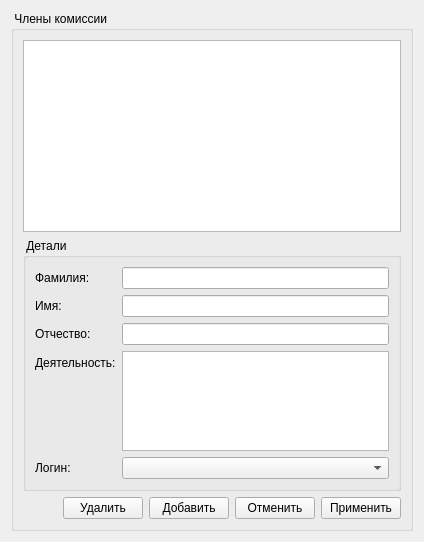
       <widget class="QWidget" name="membersPage">
        <layout class="QHBoxLayout" name="horizontalLayout_9">
         <item>
          <widget class="QGroupBox" name="groupBox_3">
           <property name="title">
            <string> Члены комиссии </string>
           </property>
           <layout class="QVBoxLayout" name="verticalLayout_7">
            <item>
             <widget class="QTableView" name="membersTableView"/>
            </item>
            <item>
             <widget class="QGroupBox" name="groupBox_4">
              <property name="title">
               <string> Детали </string>
              </property>
              <layout class="QFormLayout" name="formLayout_2">
               <property name="labelAlignment">
                <set>Qt::AlignLeading|Qt::AlignLeft|Qt::AlignVCenter</set>
               </property>
               <item row="0" column="0">
                <widget class="QLabel" name="label_6">
                 <property name="text">
                  <string>Фамилия:</string>
                 </property>
                </widget>
               </item>
               <item row="0" column="1">
                <widget class="QLineEdit" name="memberSurnameEdit"/>
               </item>
               <item row="1" column="0">
                <widget class="QLabel" name="label_7">
                 <property name="text">
                  <string>Имя:</string>
                 </property>
                </widget>
               </item>
               <item row="1" column="1">
                <widget class="QLineEdit" name="memberNameEdit"/>
               </item>
               <item row="2" column="0">
                <widget class="QLabel" name="label_8">
                 <property name="text">
                  <string>Отчество:</string>
                 </property>
                </widget>
               </item>
               <item row="2" column="1">
                <widget class="QLineEdit" name="memberPatronymicEdit"/>
               </item>
               <item row="3" column="0">
                <widget class="QLabel" name="label_9">
                 <property name="text">
                  <string>Деятельность:</string>
                 </property>
                </widget>
               </item>
               <item row="3" column="1">
                <widget class="QPlainTextEdit" name="memberBusinessTextEdit">
                 <property name="sizePolicy">
                  <sizepolicy hsizetype="Expanding" vsizetype="Preferred">
                   <horstretch>0</horstretch>
                   <verstretch>0</verstretch>
                  </sizepolicy>
                 </property>
                 <property name="maximumSize">
                  <size>
                   <width>16777215</width>
                   <height>100</height>
                  </size>
                 </property>
                </widget>
               </item>
               <item row="4" column="0">
                <widget class="QLabel" name="label_10">
                 <property name="text">
                  <string>Логин:</string>
                 </property>
                </widget>
               </item>
               <item row="4" column="1">
                <widget class="QComboBox" name="memberLogin">
                 <property name="sizePolicy">
                  <sizepolicy hsizetype="Expanding" vsizetype="Fixed">
                   <horstretch>0</horstretch>
                   <verstretch>0</verstretch>
                  </sizepolicy>
                 </property>
                </widget>
               </item>
              </layout>
             </widget>
            </item>
            <item>
             <layout class="QHBoxLayout" name="horizontalLayout_12">
              <item>
               <spacer name="horizontalSpacer_5">
                <property name="orientation">
                 <enum>Qt::Horizontal</enum>
                </property>
                <property name="sizeHint" stdset="0">
                 <size>
                  <width>40</width>
                  <height>20</height>
                 </size>
                </property>
               </spacer>
              </item>
              <item>
               <widget class="QPushButton" name="deleteMemberButton">
                <property name="text">
                 <string>Удалить</string>
                </property>
               </widget>
              </item>
              <item>
               <widget class="QPushButton" name="pushButton_13">
                <property name="text">
                 <string>Добавить</string>
                </property>
               </widget>
              </item>
              <item>
               <widget class="QPushButton" name="cancelMembersButton">
                <property name="text">
                 <string>Отменить</string>
                </property>
               </widget>
              </item>
              <item>
               <widget class="QPushButton" name="applyMembersButton">
                <property name="text">
                 <string>Применить</string>
                </property>
               </widget>
              </item>
             </layout>
            </item>
           </layout>
          </widget>
         </item>
        </layout>
       </widget>
